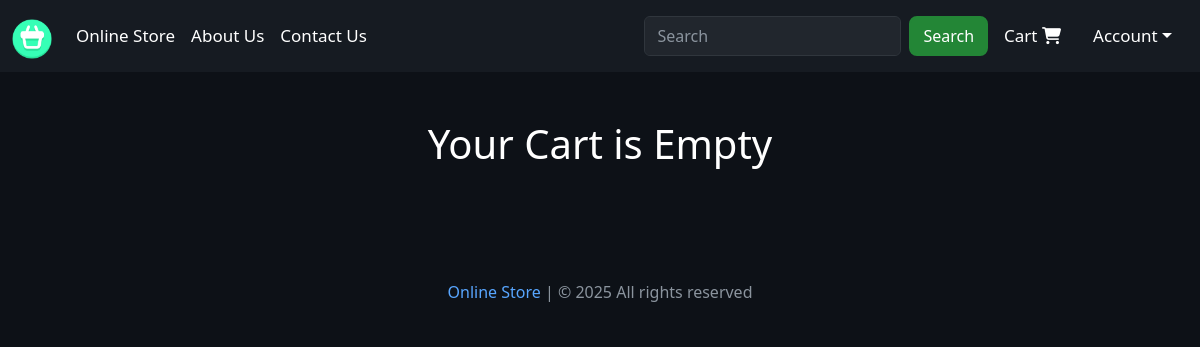
The page /cart (signed in) on the database as committed earlier.
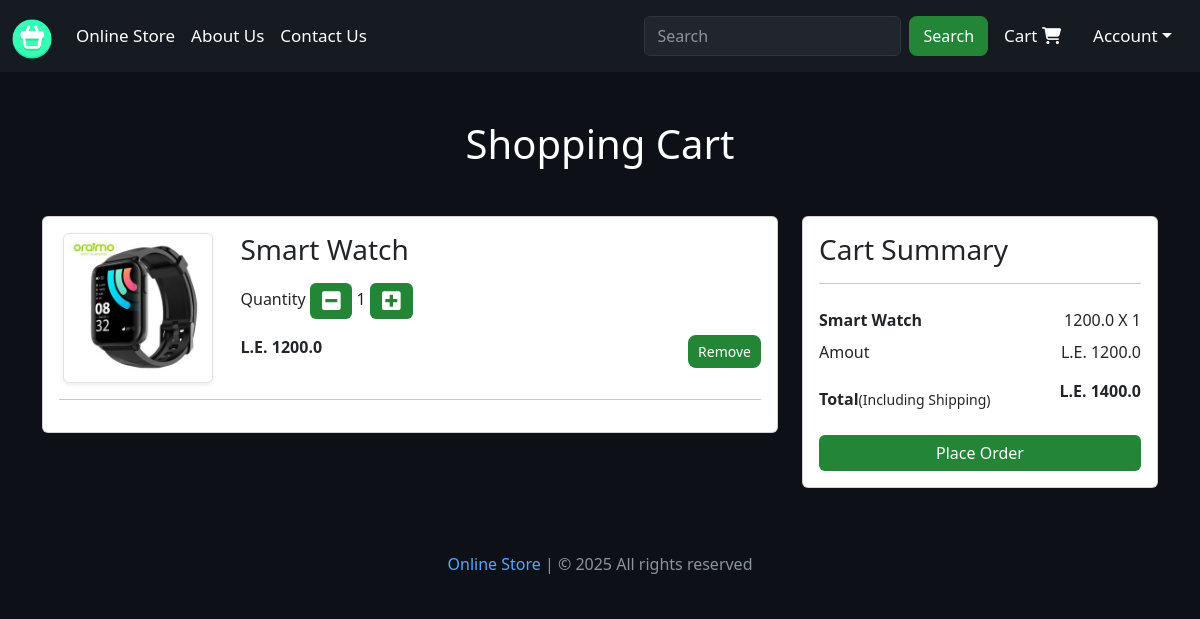
The same page on the database as committed later.
### website/models.py (models this page shows, shortened)
class Cart(db.Model):
    id = db.Column(db.Integer, primary_key=True)
    quantity = db.Column(db.Integer, nullable=False)
    customer_link = db.Column(db.Integer, db.ForeignKey('customer.id'), nullable=False)
    product_link = db.Column(db.Integer, db.ForeignKey('product.id'), nullable=False)

class Product(db.Model):
    id = db.Column(db.Integer, primary_key=True)
    product_name = db.Column(db.String(100), nullable=False)
    current_price = db.Column(db.Float, nullable=False)
    previous_price = db.Column(db.Float, nullable=False)
    in_stock = db.Column(db.Integer, nullable=False)
    product_picture = db.Column(db.String(1000), nullable=False)
    flash_sale = db.Column(db.Boolean, default=False)
    date_added = db.Column(db.DateTime, default=datetime.utcnow)
    carts = db.relationship('Cart', backref=db.backref('product', lazy=True))
    orders = db.relationship('Order', backref=db.backref('product', lazy=True))

### website/views.py (the view)
@views.route('/cart')
@login_required
def show_cart():
    cart = Cart.query.filter_by(customer_link=current_user.id).all()
    amount = 0
    for item in cart:
        amount += item.product.current_price * item.quantity
    return render_template('cart.html', cart=cart, amount=amount, total=amount+200)

### website/__init__.py (called while the page is built)
def create_app():
    app = Flask(__name__)
    app.config['SECRET_KEY'] = 'hbnwdvbn ajnbsjn ahe'
    app.config['SQLALCHEMY_DATABASE_URI'] = f'sqlite:///{DB_NAME}'
    db.init_app(app)
    @app.errorhandler(404)
    def page_not_found(error):
        return render_template('404.html')
    login_manager = LoginManager()
    login_manager.init_app(app)
    login_manager.login_view = 'auth.login'
    @login_manager.user_loader
    def load_user(id):
        return Customer.query.get(int(id))
    from .views import views
    from .auth import auth
    from .admin import admin
    from .models import Customer, Cart, Product, Order
    app.register_blueprint(views, url_prefix='/') # localhost:5000/about-us
    app.register_blueprint(auth, url_prefix='/') # localhost:5000/auth/change-password
    app.register_blueprint(admin, url_prefix='/')
    return app

### website/templates/cart.html (shortened to what this page needs)
{% extends 'base.html' %}
{% block body %}
<div class="container my-5">
    <div class="row">
        {% if cart %}
        <h1 class="text-center mb-5" style="color: white;">Shopping Cart</h1>
        <div class="col-sm-8">
            <div class="card">
                <div class="card-body">
                    {% for item in cart %}
                    <div class="row">
                        <div class="col-sm-3 text-center align-self-center">
                            <img src="{{ item.product.product_picture }}" alt="" class="img-fluid img-thumbnail shadow-sm" height="150px" width="150px">
                        </div>
                        <div class="col-sm-9">
                            <div>
                                <h3>{{ item.product.product_name }}</h3>
                                <div class="my-3">
                                    <label for="quantity">Quantity</label>
                                    <a class="minus-cart btn" pid="{{item.id}}"><i class="fas fa-minus-square fa-lg"></i></a>
                                    <span id="quantity">{{ item.quantity }}</span>
                                    <a class="plus-cart btn " pid="{{ item.id }}"><i class="fas fa-plus-square fa-lg"></i></a>
                                </div>
                                <div class="d-flex justify-content-between">
                                    <p class="mb-0"><span><strong>L.E. {{ item.product.current_price }}</strong></span></p>
                                    <a href="" class="remove-cart btn btn-sm btn-secondary mr-3 " pid="{{item.id}}">Remove</a>
                                </div>
                            </div>
                        </div>
                    </div>
                    <hr>
                    {% endfor %}
                </div>
            </div>
        </div>
        <div class="col-sm-4">
            <div class="card">
                <div class="card-body">
                    <h3>Cart Summary </h3>
                    <hr color="black">
                    <ul class="list-group">
                        {% for item in cart %}
                        <li class="list-group-item d-flex justify-content-between align-items-center border-0 px-0 pb-0"><strong>{{item.product.product_name}}</strong><span id="amount">{{item.product.current_price}} X <span id="quantity{{item.id}}">{{ item.quantity}}</span></span></li>
                        {% endfor %}
                        <li class="list-group-item d-flex justify-content-between align-items-center border-0 px-0 pb-0">Amout <span>L.E. <span id="amount_tt">{{ amount }}</span></span></li>
                        <li class="list-group-item d-flex justify-content-between align-items-center border-0 px-0 mb-3">
                            <div style="margin-top: 15px;">
                                <strong>Total</strong><small>(Including Shipping)</small>
                            </div>
                            <span><strong>L.E. </strong><span id="totalamount"><strong>{{ total }}</strong></span></span>
                        </li>
                    </ul>
                    <div class="d-grid"><a href="/place-order" class="btn btn-primary">Place Order</a></div>
                </div>
            </div>
        </div>
        {% else %}
        <h1 class="text-center mb-5" style="color: white;">Your Cart is Empty</h1>
        {% endif %}
    </div>
</div>
{% endblock %}

Rows that differ between the two databases and show on the page:
added Cart: product.product_picture (picture), product.product_name "Smart Watch", quantity "1", product.current_price "1200.0"
Other text that changed with them:
{{ amount }}: (not shown) → "1200.0"
{{ total }}: (not shown) → "1400.0"
text no longer shown: "Your Cart is Empty"
text now shown: "Shopping Cart Cart Summary Amout L.E. Total (Including Shipping) L.E. Place Order"
